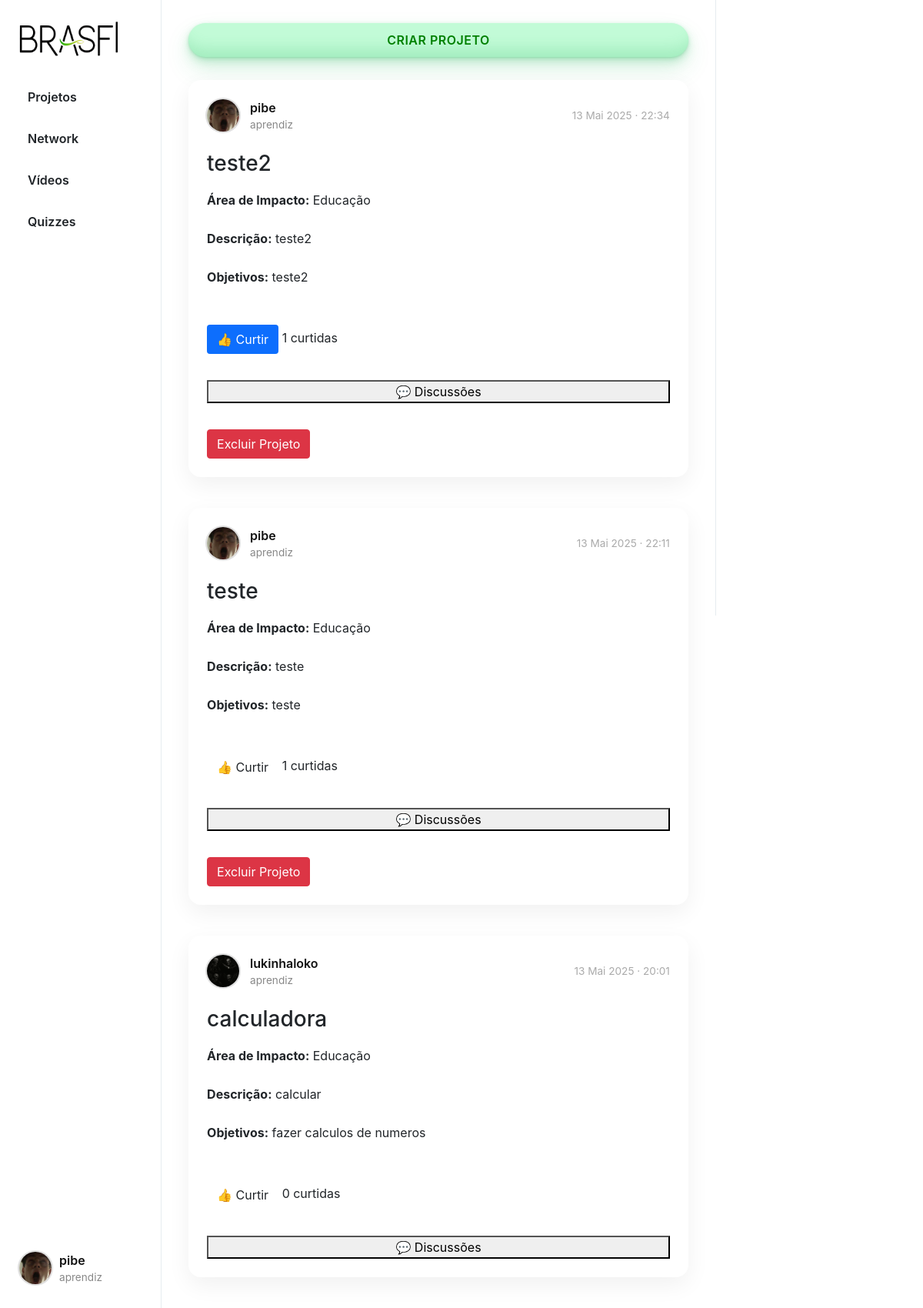
Page /projecthub/ (signed in) on the committed database.
### App_BRASFI/models.py (models this page shows, shortened)
class User(AbstractUser):
    TIPO_USUARIO = (
        ('mentor', 'Mentor'),
        ('aprendiz', 'Aprendiz'),
    )
    profilePic = models.ImageField(upload_to='profile_pic/', blank=True, null=True)
    userType = models.CharField(max_length=10, choices=TIPO_USUARIO, default='aprendiz')

class Projeto(models.Model):
    AREA_IMPACTO_CHOICES = [
        ("educacao", "Educação"),
        ("meio_ambiente", "Meio Ambiente"),
        ("saude", "Saúde"),
        ("tecnologia", "Tecnologia"),
        ("outros", "Outros"),
    ]
    STATUS_CHOICES = [
        ("pendente", "Pendente"),
        ("aprovado", "Aprovado"),
        ("rejeitado", "Rejeitado"),
    ]
    title = models.CharField(max_length=255)
    description = models.TextField()
    impact_area = models.CharField(max_length=30, choices=AREA_IMPACTO_CHOICES)
    objective = models.TextField()
    user = models.ForeignKey(User, on_delete=models.CASCADE, related_name="projetos")
    status = models.CharField(max_length=20, choices=STATUS_CHOICES, default="pendente")
    created_at = models.DateTimeField(default=timezone.now)
    rejection_reason = models.TextField(blank=True, null=True)

### App_BRASFI/views.py (the view)
# urls.py: path('projecthub/', views.ProjectHubView, name='projecthub'),
@login_required
def ProjectHubView(request):
    if request.user.userType == 'aprendiz':
        projetos = Projeto.objects.filter(
            Q(status="aprovado") | Q(user=request.user)
        ).order_by("-created_at")
    else:
        projetos = Projeto.objects.all().order_by("-created_at")
    liked_ids = set(
        Like.objects.filter(user=request.user)
                    .values_list('projeto_id', flat=True)
    )
    return render(request, "projecthub.html", {
        "page": "projecthub",
        "projetos": projetos,
        "liked_projects": liked_ids
    })

### App_BRASFI/templates/projecthub.html (shortened to what this page needs)
{% extends "layout.html" %}
{% load static %}
{% block body %}
    {% if user.userType == "aprendiz" %}
        <button id="popup-btn" class="btn new-post-btn" onclick="createproject()">Criar Projeto</button>
    {% endif %}
    {% if projetos %}
    <div class="posts-view">
        {% for projeto in projetos %}
        <div class="post-card">
            <div class="post-header">
                <div class="creator-info">
                    <div class="small-profilepic"
                         style="background-image: url('/media/{{ projeto.user.profilePic }}');"></div>
                    <div>
                        <div class="username">{{ projeto.user.username }}</div>
                        <div class="user-type">{{ projeto.user.userType }}</div>
                    </div>
                </div>
                <div class="created-at">{{ projeto.created_at|date:"d M Y · H:i" }}</div>
            </div>
            <div class="post-details">
                <h3>{{ projeto.title }}</h3>
                <p><strong>Área de Impacto:</strong> {{ projeto.get_impact_area_display }}</p>
                <p><strong>Descrição:</strong> {{ projeto.description }}</p>
                <p><strong>Objetivos:</strong> {{ projeto.objective }}</p>
            </div>
            <div style="margin: 10px 0;">
                <button
                    onclick="curtirProjeto({{ projeto.id }})"
                    id="like-btn-{{ projeto.id }}"
                    class="btn {% if projeto.id in liked_projects %}btn-liked{% endif %}"
                >
                    👍 Curtir
                </button>
                <span id="like-count-{{ projeto.id }}">{{ projeto.like_set.count }}</span> curtidas
            </div>
            {% if user.is_authenticated %}
            <button onclick="toggleForum({{ projeto.id }})">💬 Discussões</button>
            {% endif %}
            {% if user.userType == "aprendiz" and projeto.user == user %}
            <form
                action="{% url 'App_BRASFI:delete_project' projeto.id %}"
                method="post"
                style="display:inline; margin-top:10px;"
                onsubmit="return confirm('Tem certeza que deseja excluir este projeto?');"
>
                <button type="submit" class="btn btn-danger">
                Excluir Projeto
                </button>
            </form>
            {% endif %}
        </div>
        {% endfor %}
    </div>
    {% else %}
    <div class="posts-view">
        <p>Nenhum projeto aprovado encontrado.</p>
    </div>
    {% endif %}
{% endblock %}

### App_BRASFI/templates/layout.html (shortened to what this page needs)
{% load static %}
<!DOCTYPE html>
<html lang="pt-br">
    <head>
        <link rel="stylesheet" href="https://cdnjs.cloudflare.com/ajax/libs/font-awesome/6.5.0/css/all.min.css">
        <link rel="stylesheet" href="https://stackpath.bootstrapcdn.com/bootstrap/4.4.1/css/bootstrap.min.css">
        <link href="{% static 'styles/hub.css' %}" rel="stylesheet">
        <link rel="stylesheet" href="{% static 'styles/likes.css' %}">
    </head>
    <body>
        <div class="body" data-page="{{page}}">
            <div class="sidenav">
                <a href="{% url 'App_BRASFI:projecthub' %}" class="navbar-brand">
                    <img src="{% static 'img/BRASFI_nobg.png' %}" height="50px">
                </a>
                <ul class="sidenav-menu">
                    <li class="nav-item {% if request.path == '/projecthub' %}active{% endif %}">
                        <a href="{% url 'App_BRASFI:projecthub' %}" class="nav-link">
                            <div>Projetos</div>
                        </a>
                    </li>
                    <li class="nav-item {% if request.path == '/networkhub' %}active{% endif %}">
                        <a href="{% url 'App_BRASFI:networkhub' %}" class="nav-link">
                            <div>Network</div>
                        </a>
                    </li>
                    <li class="nav-item {% if request.path == '/videos' %}active{% endif %}">
                        <a href="{% url 'App_BRASFI:videos' %}" class="nav-link">
                            <div>Vídeos</div>
                        </a>
                    </li>
                    <li class="nav-item {% if request.path == '/quizzes' %}active{% endif %}">
                        <a href="{% url 'App_BRASFI:quizzes' %}" class="nav-link">
                            <div>Quizzes</div>
                        </a>
                    </li>
                </ul>
                <div class="sidenav-user-wrapper">
                    <div class="user_account" onclick="toggleUserDropdown(event)">
                        <div class="small-profilepic" style="background-image: url('/media/{{ user.profilePic }}')"></div>
                        <div class="user-info">
                            <div class="username">{{ user.username }}</div>
                            <div class="user-type grey">{{ user.userType }}</div>
                        </div>
                    </div>
                </div>
            </div>
            <div class="main-div">
                <div class="left-div">
                    <div class="posts-view">
                        <div class="main-div-content">
                            {% block body %}
                            {% endblock %}
                        </div>
                    </div>
                </div>
            </div>
            <div class="right-div">
                <div class='right-div-content'>
                </div>
            </div>
        </div>
    </body>
</html>

### App_BRASFI/static/styles/hub.css (style rules this page uses)
.body { display: flex; min-height: 100%; font-family: Inter, sans-serif; }
.username { font-size: 1rem; font-weight: 600; color: #111; }
.user-type, .grey { font-size: 0.8rem; color: #657786; }
.new-post-btn { width: 95%; margin: 0 auto 0 auto; background-color: #c2fbd7; border-radius: 100px; box-shadow: rgba(44, 187, 99, .2) 0 -25px 18px -14px inset, rgba(44, 187, 99, .15) 0 1px 2px, rgba(44, 187, 99, .15) 0 2px 4px, rgba(44, 187, 99, .15) 0 4px 8px, rgba(44, 187, 99, .15) 0 8px 16px, rgba(44, 187, 99, .15) 0 16px 32px; color: green; cursor: pointer; font-size: 1rem; font-weight: 600; padding: 10px 24px; text-align: center; text-decoration: none; transition: all 0.3s ease-in-out; border: none; user-select: none; display: block; text-transform: uppercase; letter-spacing: 0.5px; }
.sidenav { position: fixed; left: 0%; width: 17.5%; height: 100%; background-color: #ffffff; padding: 20px 1.5% 0 1.5%; border-right: 1px solid #e6ecf0; z-index: 100; display: flex; flex-direction: column; }
.sidenav-menu { list-style: none; padding: 0; margin: 3vh 0; }
.sidenav-menu .nav-item { margin-bottom: 10px; position: relative; }
.sidenav-menu .nav-link { display: flex; align-items: center; font-size: 1rem; font-weight: 600; text-decoration: none; color: #212529; padding: 10px 18px; border-radius: 20px; transition: background-color 0.3s ease, color 0.3s ease, transform 0.3s ease; position: relative; overflow: hidden; }
.sidenav-menu .nav-link > div { display: flex; align-items: center; }
.sidenav-menu .nav-link::before { content: ''; position: absolute; height: 100%; width: 4px; background-color: #28a745; left: 0; top: 0; opacity: 0; transition: 0.3s ease; border-radius: 0 5px 5px 0; }
.sidenav-user-wrapper { position: absolute; bottom: 20px; left: 0; width: 100%; padding: 0 15px; backdrop-filter: blur(6px); background-color: rgba(255, 255, 255, 0.8); border-radius: 20px 20px 0 0; }
.user_account { display: flex; align-items: center; padding: 10px; border-radius: 999px; transition: background-color 0.3s ease; cursor: pointer; }
.user-info { display: flex; margin-left: 10px; flex-direction: column; justify-content: center; }
.small-profilepic { width: 42px; height: 42px; border-radius: 50%; box-shadow: 0 0 0 2px #e0e0e0; overflow: hidden; background-size: cover; background-repeat: no-repeat; background-position: center; box-sizing: content-box; }
.main-div { position: relative; width: 60%; left: 17.5%; min-height: 100vh; }
.left-div { position: relative; }
.right-div { width: 22.5%; right: 0%; height: 100vh; position: fixed; background-color: white; border-left: .5px solid #e6ecf0; }
.right-div-content { height: 92.5vh; overflow: auto; padding-left: 1.5vw; padding-right: 1.5vw; }
.posts-view { display: flex; flex-direction: column; gap: 40px; padding: 30px 2.5% 20px 2.5%; max-width: 1100px; margin: auto; }
.post-card { background: #fff; border-radius: 16px; box-shadow: 0 10px 30px rgba(0, 0, 0, 0.06); padding: 24px; display: flex; flex-direction: column; gap: 24px; transition: transform 0.3s ease, box-shadow 0.3s ease; }
.post-header { display: flex; justify-content: space-between; align-items: center; }
.creator-info { display: flex; align-items: center; gap: 14px; }
.user-type { font-size: 0.85rem; color: #888; }
.created-at { font-size: 0.85rem; color: #aaa; }
.post-details { display: flex; flex-direction: column; gap: 10px; }

### App_BRASFI/static/styles/likes.css (style rules this page uses)
.btn-liked { background-color: #0d6efd; color: white; }

### rows in the picture
User: profilePic (picture), username "pibe", userType "aprendiz"
Projeto: user.profilePic (picture), user.username "pibe", user.userType "aprendiz", created_at "13 Mai 2025 · 22:34", title "teste2", impact_area "Educação", description "teste2", objective "teste2", like_set.count "1", shows "Excluir Projeto"
Projeto: user.profilePic (picture), user.username "pibe", user.userType "aprendiz", created_at "13 Mai 2025 · 22:11", title "teste", impact_area "Educação", description "teste", objective "teste", like_set.count "1", shows "Excluir Projeto"
Projeto: user.profilePic (picture), user.username "lukinhaloko", user.userType "aprendiz", created_at "13 Mai 2025 · 20:01", title "calculadora", impact_area "Educação", description "calcular", objective "fazer calculos de numeros", like_set.count "0"
